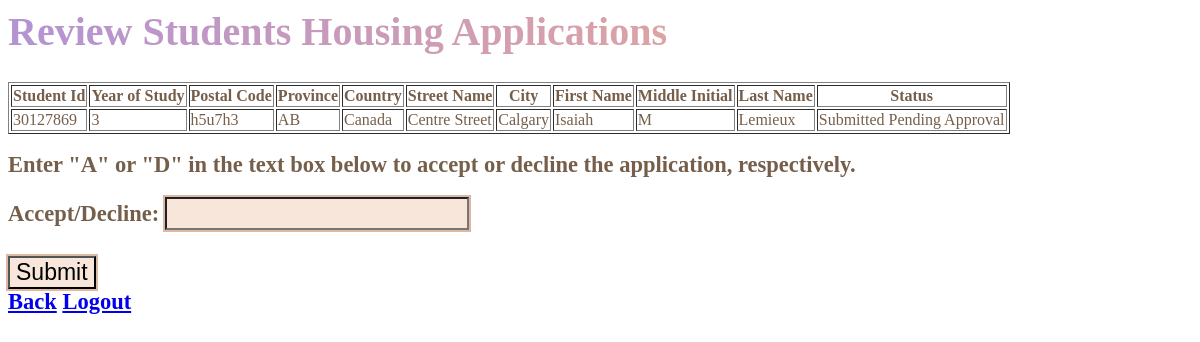
The page /reviewApplicationPg.php on the database its author committed.
### tables this page shows
CREATE TABLE `Applications` (
  `StudentID` VARCHAR(8) NOT NULL,
  `Year_of_Study` INT NOT NULL,
  `Postal_Code` VARCHAR(6) NOT NULL,
  `Province` VARCHAR(2) NOT NULL,
  `Country` VARCHAR(20) NOT NULL,
  `StreetName` VARCHAR(45) NOT NULL,
  `City` VARCHAR(15) NOT NULL,
  `Fname` VARCHAR(20) NOT NULL,
  `Minit` VARCHAR(1) NOT NULL,
  `Lname` VARCHAR(20) NOT NULL,
  `Status` VARCHAR(30) NOT NULL,
  PRIMARY KEY (`StudentID`)
);

### reviewApplicationPg.php (the view, shortened to what this page needs)
<html>
<header>
    <h1>Review Students Housing Applications</h1>
</header>
<body>
    <?php
    include 'databaseConnect.php';
    $result = mysqli_query($conn,"SELECT * FROM APPLICATIONS WHERE Status = 'Submitted Pending Approval'");
    echo "<table border= '1'>
    <tr>
    <th> Student Id</th>
    <th> Year of Study</th>
    <th> Postal Code</th>
    <th> Province</th>
    <th> Country</th>
    <th> Street Name</th>
    <th> City</th>
    <th> First Name</th>
    <th> Middle Initial</th>
    <th> Last Name</th>
    <th> Status</th>
    </tr>";
    $row = mysqli_fetch_array($result);
    echo "<tr>";
    echo "<td>" . $row[0] . "</td>";
    echo "<td>" . $row[1] . "</td>";
    echo "<td>" . $row[2] . "</td>";
    echo "<td>" . $row[3] . "</td>";
    echo "<td>" . $row[4] . "</td>";
    echo "<td>" . $row[5] . "</td>";
    echo "<td>" . $row[6] . "</td>";
    echo "<td>" . $row[7] . "</td>";
    echo "<td>" . $row[8] . "</td>";
    echo "<td>" . $row[9] . "</td>";
    echo "<td>" . $row[10] . "</td>";
    echo "</tr>";
    echo"</table>";
    ?>
    <h2>Enter "A" or "D" in the text box below to accept or decline the application, respectively.<h2>
    <form action="changeAppStatus.php" method="post">
    Accept/Decline: <input type="text" name="status" required><br><br>
    <input type="submit" value="Submit" />
<body>
<br>
<a href="adminloginpg.php">Back</a>
<a href="logoutpg.php">Logout</a>
<br>
<html>

### reviewApplicationPg.php (style rules this page uses)
body { text-align: left; padding-bottom: 100px; background: #ffffff; padding-top: 120px; font-size: 15px; color: #755E4A; }
header { margin-top: -120; padding: -50px; font-size: 20px; font-weight: 50; background-image: linear-gradient(to left, #feaf7f, #b393d3); color: transparent; background-clip: text; -webkit-background-clip: text; }
input { font-size: 23px; font-weight: 90; background-color: #f7e6d9; box-shadow: 0 0 0 2px #DEB8A0; transition: all .9s ease; align: top; }

### rows shown on the page
applications: StudentID "30127869", Year_of_Study "3", Postal_Code "h5u7h3", Province "AB", Country "Canada", StreetName "Centre Street", City "Calgary", Fname "Isaiah", Minit "M", Lname "Lemieux", Status "Submitted Pending Approval"
